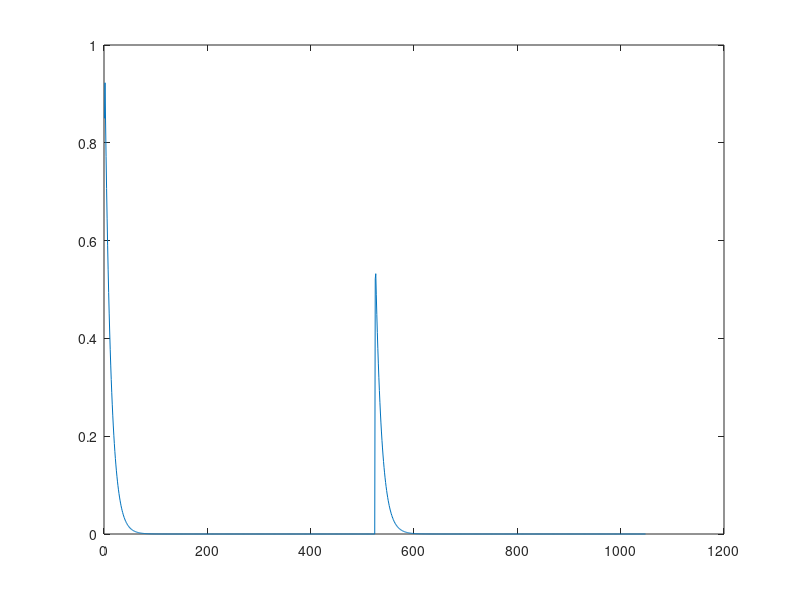
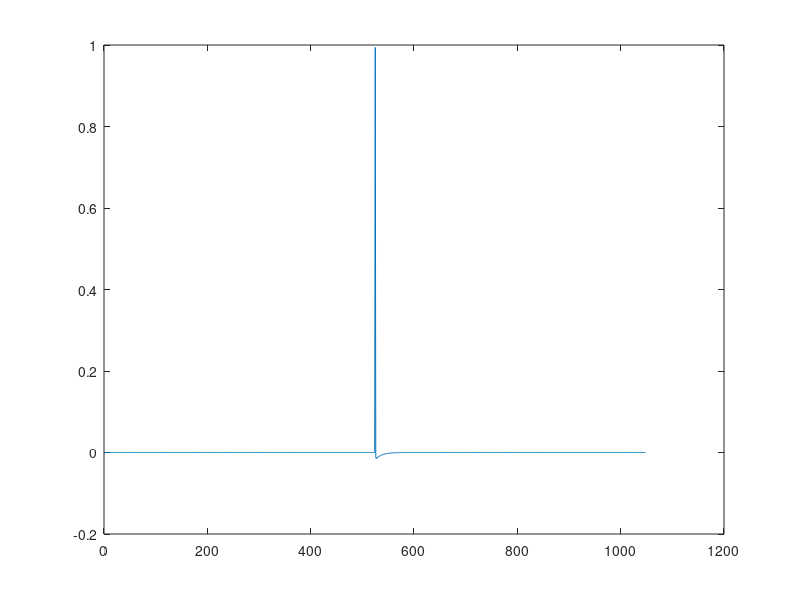

MATLAB code to generate these figures, in order:
t=0:.3:50*pi
x1=1
x2=1
B=[(1.01)*(exp(-.298*t)*x1)-(.16*exp(-17.447*t)*x1) ((0.58)*(exp(-.284*t))*(x2))-((.058)*(exp(-17.445*t))*(x2))]
x=[((.292)*(exp(-289*t))*(x1)-(.292)*((exp(-17.445*t))*(x1))) ((-.018)*(exp(-.289*t)*(x2))+(1.012)*(exp(-17.445*t)*(x2)))] 
figure(1)
plot(B)
figure(2)
plot(x)
